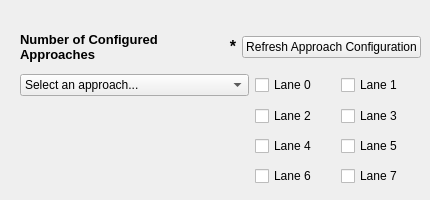
            <widget class="QWidget" name="tab">
             <attribute name="title">
              <string>Approach Info</string>
             </attribute>
             <widget class="QWidget" name="gridLayoutWidget_2">
              <property name="geometry">
               <rect>
                <x>20</x>
                <y>70</y>
                <width>401</width>
                <height>121</height>
               </rect>
              </property>
              <layout class="QGridLayout" name="gridLayout_6">
               <item row="0" column="2">
                <widget class="QCheckBox" name="lane1">
                 <property name="maximumSize">
                  <size>
                   <width>80</width>
                   <height>16777215</height>
                  </size>
                 </property>
                 <property name="text">
                  <string>Lane 1</string>
                 </property>
                </widget>
               </item>
               <item row="1" column="1">
                <widget class="QCheckBox" name="lane2">
                 <property name="maximumSize">
                  <size>
                   <width>80</width>
                   <height>16777215</height>
                  </size>
                 </property>
                 <property name="text">
                  <string>Lane 2</string>
                 </property>
                 <property name="iconSize">
                  <size>
                   <width>8</width>
                   <height>8</height>
                  </size>
                 </property>
                </widget>
               </item>
               <item row="2" column="1">
                <widget class="QCheckBox" name="lane4">
                 <property name="maximumSize">
                  <size>
                   <width>80</width>
                   <height>16777215</height>
                  </size>
                 </property>
                 <property name="text">
                  <string>Lane 4</string>
                 </property>
                </widget>
               </item>
               <item row="0" column="0">
                <widget class="QComboBox" name="approachSelect">
                 <item>
                  <property name="text">
                   <string>Select an approach...</string>
                  </property>
                 </item>
                </widget>
               </item>
               <item row="2" column="2">
                <widget class="QCheckBox" name="lane5">
                 <property name="maximumSize">
                  <size>
                   <width>80</width>
                   <height>16777215</height>
                  </size>
                 </property>
                 <property name="text">
                  <string>Lane 5</string>
                 </property>
                </widget>
               </item>
               <item row="1" column="2">
                <widget class="QCheckBox" name="lane3">
                 <property name="maximumSize">
                  <size>
                   <width>80</width>
                   <height>16777215</height>
                  </size>
                 </property>
                 <property name="text">
                  <string>Lane 3</string>
                 </property>
                </widget>
               </item>
               <item row="3" column="1">
                <widget class="QCheckBox" name="lane6">
                 <property name="maximumSize">
                  <size>
                   <width>80</width>
                   <height>16777215</height>
                  </size>
                 </property>
                 <property name="text">
                  <string>Lane 6</string>
                 </property>
                </widget>
               </item>
               <item row="3" column="2">
                <widget class="QCheckBox" name="lane7">
                 <property name="maximumSize">
                  <size>
                   <width>80</width>
                   <height>16777215</height>
                  </size>
                 </property>
                 <property name="text">
                  <string>Lane 7</string>
                 </property>
                </widget>
               </item>
               <item row="0" column="1">
                <widget class="QCheckBox" name="lane0_2">
                 <property name="maximumSize">
                  <size>
                   <width>80</width>
                   <height>16777215</height>
                  </size>
                 </property>
                 <property name="text">
                  <string>Lane 0</string>
                 </property>
                </widget>
               </item>
              </layout>
             </widget>
             <widget class="QWidget" name="layoutWidget">
              <property name="geometry">
               <rect>
                <x>20</x>
                <y>30</y>
                <width>401</width>
                <height>34</height>
               </rect>
              </property>
              <layout class="QHBoxLayout" name="horizontalLayout_2">
               <item>
                <widget class="QLabel" name="label_16">
                 <property name="text">
                  <string>&lt;html&gt;&lt;head/&gt;&lt;body&gt;&lt;p&gt;&lt;span style=&quot; font-size:10pt; font-weight:600;&quot;&gt;Number of Configured &lt;br /&gt;Approaches&lt;/span&gt;&lt;/p&gt;&lt;/body&gt;&lt;/html&gt;</string>
                 </property>
                </widget>
               </item>
               <item>
                <widget class="QLabel" name="numApproachesConfigd">
                 <property name="text">
                  <string>&lt;html&gt;&lt;head/&gt;&lt;body&gt;&lt;p align=&quot;right&quot;&gt;&lt;span style=&quot; font-size:12pt; font-weight:600;&quot;&gt;*&lt;/span&gt;&lt;/p&gt;&lt;/body&gt;&lt;/html&gt;</string>
                 </property>
                </widget>
               </item>
               <item>
                <widget class="QPushButton" name="readApproachConfBtn">
                 <property name="text">
                  <string>Refresh Approach Configuration</string>
                 </property>
                </widget>
               </item>
              </layout>
             </widget>
            </widget>
